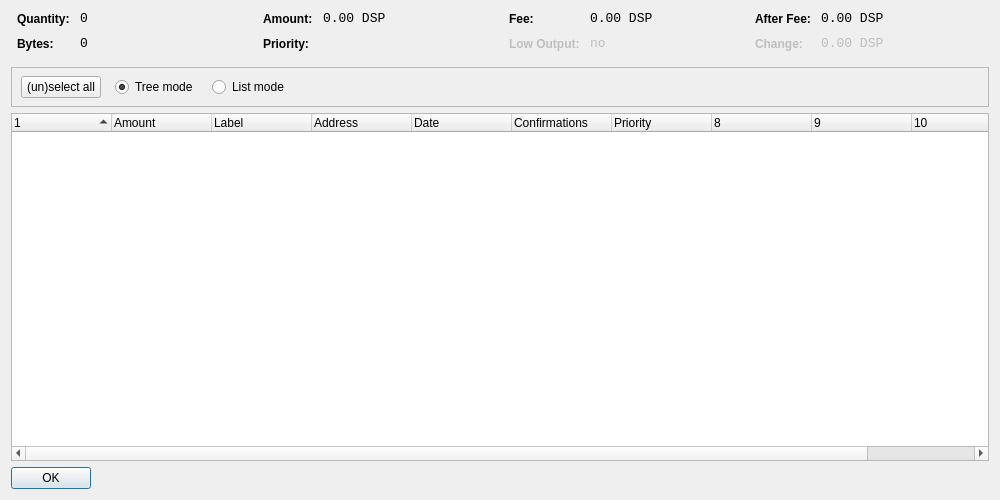
<?xml version="1.0" encoding="UTF-8"?>
<ui version="4.0">
 <class>CoinControlDialog</class>
 <widget class="QDialog" name="CoinControlDialog">
  <property name="geometry">
   <rect>
    <x>0</x>
    <y>0</y>
    <width>1000</width>
    <height>500</height>
   </rect>
  </property>
  <property name="windowTitle">
   <string>Coin Control</string>
  </property>
  <property name="styleSheet">
   <string notr="true">background-image: url(:/images/2s);</string>
  </property>
  <layout class="QVBoxLayout" name="verticalLayout">
   <item>
    <layout class="QHBoxLayout" name="horizontalLayoutTop" stretch="0,0,0,0">
     <property name="topMargin">
      <number>0</number>
     </property>
     <property name="bottomMargin">
      <number>10</number>
     </property>
     <item>
      <layout class="QFormLayout" name="formLayoutCoinControl1">
       <property name="horizontalSpacing">
        <number>10</number>
       </property>
       <property name="verticalSpacing">
        <number>10</number>
       </property>
       <property name="leftMargin">
        <number>6</number>
       </property>
       <property name="rightMargin">
        <number>6</number>
       </property>
       <item row="0" column="0">
        <widget class="QLabel" name="labelCoinControlQuantityText">
         <property name="styleSheet">
          <string notr="true">font-weight:bold;</string>
         </property>
         <property name="text">
          <string>Quantity:</string>
         </property>
        </widget>
       </item>
       <item row="0" column="1">
        <widget class="QLabel" name="labelCoinControlQuantity">
         <property name="font">
          <font>
           <family>Monospace</family>
           <pointsize>10</pointsize>
          </font>
         </property>
         <property name="cursor">
          <cursorShape>IBeamCursor</cursorShape>
         </property>
         <property name="contextMenuPolicy">
          <enum>Qt::ActionsContextMenu</enum>
         </property>
         <property name="text">
          <string notr="true">0</string>
         </property>
         <property name="textInteractionFlags">
          <set>Qt::LinksAccessibleByMouse|Qt::TextSelectableByKeyboard|Qt::TextSelectableByMouse</set>
         </property>
        </widget>
       </item>
       <item row="1" column="0">
        <widget class="QLabel" name="labelCoinControlBytesText">
         <property name="styleSheet">
          <string notr="true">font-weight:bold;</string>
         </property>
         <property name="text">
          <string>Bytes:</string>
         </property>
        </widget>
       </item>
       <item row="1" column="1">
        <widget class="QLabel" name="labelCoinControlBytes">
         <property name="font">
          <font>
           <family>Monospace</family>
           <pointsize>10</pointsize>
          </font>
         </property>
         <property name="cursor">
          <cursorShape>IBeamCursor</cursorShape>
         </property>
         <property name="contextMenuPolicy">
          <enum>Qt::ActionsContextMenu</enum>
         </property>
         <property name="text">
          <string notr="true">0</string>
         </property>
         <property name="textInteractionFlags">
          <set>Qt::LinksAccessibleByMouse|Qt::TextSelectableByKeyboard|Qt::TextSelectableByMouse</set>
         </property>
        </widget>
       </item>
      </layout>
     </item>
     <item>
      <layout class="QFormLayout" name="formLayoutCoinControl2">
       <property name="horizontalSpacing">
        <number>10</number>
       </property>
       <property name="verticalSpacing">
        <number>10</number>
       </property>
       <property name="leftMargin">
        <number>6</number>
       </property>
       <property name="rightMargin">
        <number>6</number>
       </property>
       <item row="0" column="0">
        <widget class="QLabel" name="labelCoinControlAmountText">
         <property name="styleSheet">
          <string notr="true">font-weight:bold;</string>
         </property>
         <property name="text">
          <string>Amount:</string>
         </property>
        </widget>
       </item>
       <item row="0" column="1">
        <widget class="QLabel" name="labelCoinControlAmount">
         <property name="font">
          <font>
           <family>Monospace</family>
           <pointsize>10</pointsize>
          </font>
         </property>
         <property name="cursor">
          <cursorShape>IBeamCursor</cursorShape>
         </property>
         <property name="contextMenuPolicy">
          <enum>Qt::ActionsContextMenu</enum>
         </property>
         <property name="text">
          <string notr="true">0.00 DSP</string>
         </property>
         <property name="textInteractionFlags">
          <set>Qt::LinksAccessibleByMouse|Qt::TextSelectableByKeyboard|Qt::TextSelectableByMouse</set>
         </property>
        </widget>
       </item>
       <item row="1" column="0">
        <widget class="QLabel" name="labelCoinControlPriorityText">
         <property name="styleSheet">
          <string notr="true">font-weight:bold;</string>
         </property>
         <property name="text">
          <string>Priority:</string>
         </property>
        </widget>
       </item>
       <item row="1" column="1">
        <widget class="QLabel" name="labelCoinControlPriority">
         <property name="font">
          <font>
           <family>Monospace</family>
           <pointsize>10</pointsize>
          </font>
         </property>
         <property name="cursor">
          <cursorShape>IBeamCursor</cursorShape>
         </property>
         <property name="contextMenuPolicy">
          <enum>Qt::ActionsContextMenu</enum>
         </property>
         <property name="text">
          <string/>
         </property>
         <property name="textInteractionFlags">
          <set>Qt::LinksAccessibleByMouse|Qt::TextSelectableByKeyboard|Qt::TextSelectableByMouse</set>
         </property>
        </widget>
       </item>
      </layout>
     </item>
     <item>
      <layout class="QFormLayout" name="formLayoutCoinControl3">
       <property name="horizontalSpacing">
        <number>10</number>
       </property>
       <property name="verticalSpacing">
        <number>10</number>
       </property>
       <property name="leftMargin">
        <number>6</number>
       </property>
       <property name="rightMargin">
        <number>6</number>
       </property>
       <item row="0" column="0">
        <widget class="QLabel" name="labelCoinControlFeeText">
         <property name="styleSheet">
          <string notr="true">font-weight:bold;</string>
         </property>
         <property name="text">
          <string>Fee:</string>
         </property>
        </widget>
       </item>
       <item row="0" column="1">
        <widget class="QLabel" name="labelCoinControlFee">
         <property name="font">
          <font>
           <family>Monospace</family>
           <pointsize>10</pointsize>
          </font>
         </property>
         <property name="cursor">
          <cursorShape>IBeamCursor</cursorShape>
         </property>
         <property name="contextMenuPolicy">
          <enum>Qt::ActionsContextMenu</enum>
         </property>
         <property name="text">
          <string notr="true">0.00 DSP</string>
         </property>
         <property name="textInteractionFlags">
          <set>Qt::LinksAccessibleByMouse|Qt::TextSelectableByKeyboard|Qt::TextSelectableByMouse</set>
         </property>
        </widget>
       </item>
       <item row="1" column="0">
        <widget class="QLabel" name="labelCoinControlLowOutputText">
         <property name="enabled">
          <bool>false</bool>
         </property>
         <property name="styleSheet">
          <string notr="true">font-weight:bold;</string>
         </property>
         <property name="text">
          <string>Low Output:</string>
         </property>
        </widget>
       </item>
       <item row="1" column="1">
        <widget class="QLabel" name="labelCoinControlLowOutput">
         <property name="enabled">
          <bool>false</bool>
         </property>
         <property name="font">
          <font>
           <family>Monospace</family>
           <pointsize>10</pointsize>
          </font>
         </property>
         <property name="cursor">
          <cursorShape>IBeamCursor</cursorShape>
         </property>
         <property name="contextMenuPolicy">
          <enum>Qt::ActionsContextMenu</enum>
         </property>
         <property name="text">
          <string notr="true">no</string>
         </property>
         <property name="textInteractionFlags">
          <set>Qt::LinksAccessibleByMouse|Qt::TextSelectableByKeyboard|Qt::TextSelectableByMouse</set>
         </property>
        </widget>
       </item>
      </layout>
     </item>
     <item>
      <layout class="QFormLayout" name="formLayoutCoinControl4">
       <property name="horizontalSpacing">
        <number>10</number>
       </property>
       <property name="verticalSpacing">
        <number>10</number>
       </property>
       <property name="leftMargin">
        <number>6</number>
       </property>
       <property name="rightMargin">
        <number>6</number>
       </property>
       <item row="0" column="0">
        <widget class="QLabel" name="labelCoinControlAfterFeeText">
         <property name="styleSheet">
          <string notr="true">font-weight:bold;</string>
         </property>
         <property name="text">
          <string>After Fee:</string>
         </property>
        </widget>
       </item>
       <item row="0" column="1">
        <widget class="QLabel" name="labelCoinControlAfterFee">
         <property name="font">
          <font>
           <family>Monospace</family>
           <pointsize>10</pointsize>
          </font>
         </property>
         <property name="cursor">
          <cursorShape>IBeamCursor</cursorShape>
         </property>
         <property name="contextMenuPolicy">
          <enum>Qt::ActionsContextMenu</enum>
         </property>
         <property name="text">
          <string notr="true">0.00 DSP</string>
         </property>
         <property name="textInteractionFlags">
          <set>Qt::LinksAccessibleByMouse|Qt::TextSelectableByKeyboard|Qt::TextSelectableByMouse</set>
         </property>
        </widget>
       </item>
       <item row="1" column="0">
        <widget class="QLabel" name="labelCoinControlChangeText">
         <property name="enabled">
          <bool>false</bool>
         </property>
         <property name="styleSheet">
          <string notr="true">font-weight:bold;</string>
         </property>
         <property name="text">
          <string>Change:</string>
         </property>
        </widget>
       </item>
       <item row="1" column="1">
        <widget class="QLabel" name="labelCoinControlChange">
         <property name="enabled">
          <bool>false</bool>
         </property>
         <property name="font">
          <font>
           <family>Monospace</family>
           <pointsize>10</pointsize>
          </font>
         </property>
         <property name="cursor">
          <cursorShape>IBeamCursor</cursorShape>
         </property>
         <property name="contextMenuPolicy">
          <enum>Qt::ActionsContextMenu</enum>
         </property>
         <property name="text">
          <string notr="true">0.00 DSP</string>
         </property>
         <property name="textInteractionFlags">
          <set>Qt::LinksAccessibleByMouse|Qt::TextSelectableByKeyboard|Qt::TextSelectableByMouse</set>
         </property>
        </widget>
       </item>
      </layout>
     </item>
    </layout>
   </item>
   <item>
    <widget class="QFrame" name="frame">
     <property name="minimumSize">
      <size>
       <width>0</width>
       <height>40</height>
      </size>
     </property>
     <property name="frameShape">
      <enum>QFrame::StyledPanel</enum>
     </property>
     <property name="frameShadow">
      <enum>QFrame::Sunken</enum>
     </property>
     <widget class="QWidget" name="horizontalLayoutWidget">
      <property name="geometry">
       <rect>
        <x>10</x>
        <y>0</y>
        <width>781</width>
        <height>41</height>
       </rect>
      </property>
      <layout class="QHBoxLayout" name="horizontalLayoutPanel" stretch="0,0,0,0">
       <property name="spacing">
        <number>14</number>
       </property>
       <item>
        <widget class="QPushButton" name="pushButtonSelectAll">
         <property name="sizePolicy">
          <sizepolicy hsizetype="Maximum" vsizetype="Fixed">
           <horstretch>0</horstretch>
           <verstretch>0</verstretch>
          </sizepolicy>
         </property>
         <property name="text">
          <string>(un)select all</string>
         </property>
        </widget>
       </item>
       <item>
        <widget class="QRadioButton" name="radioTreeMode">
         <property name="sizePolicy">
          <sizepolicy hsizetype="Maximum" vsizetype="Fixed">
           <horstretch>0</horstretch>
           <verstretch>0</verstretch>
          </sizepolicy>
         </property>
         <property name="text">
          <string>Tree mode</string>
         </property>
         <property name="checked">
          <bool>true</bool>
         </property>
        </widget>
       </item>
       <item>
        <widget class="QRadioButton" name="radioListMode">
         <property name="sizePolicy">
          <sizepolicy hsizetype="Maximum" vsizetype="Fixed">
           <horstretch>0</horstretch>
           <verstretch>0</verstretch>
          </sizepolicy>
         </property>
         <property name="text">
          <string>List mode</string>
         </property>
        </widget>
       </item>
       <item>
        <spacer name="horizontalSpacer">
         <property name="orientation">
          <enum>Qt::Horizontal</enum>
         </property>
         <property name="sizeHint" stdset="0">
          <size>
           <width>40</width>
           <height>20</height>
          </size>
         </property>
        </spacer>
       </item>
      </layout>
     </widget>
    </widget>
   </item>
   <item>
    <widget class="CoinControlTreeWidget" name="treeWidget">
     <property name="contextMenuPolicy">
      <enum>Qt::CustomContextMenu</enum>
     </property>
     <property name="sortingEnabled">
      <bool>false</bool>
     </property>
     <property name="columnCount">
      <number>11</number>
     </property>
     <attribute name="headerShowSortIndicator" stdset="0">
      <bool>true</bool>
     </attribute>
     <attribute name="headerStretchLastSection">
      <bool>false</bool>
     </attribute>
     <column>
      <property name="text">
       <string/>
      </property>
     </column>
     <column>
      <property name="text">
       <string>Amount</string>
      </property>
     </column>
     <column>
      <property name="text">
       <string>Label</string>
      </property>
     </column>
     <column>
      <property name="text">
       <string>Address</string>
      </property>
     </column>
     <column>
      <property name="text">
       <string>Date</string>
      </property>
     </column>
     <column>
      <property name="text">
       <string>Confirmations</string>
      </property>
      <property name="toolTip">
       <string>Confirmed</string>
      </property>
     </column>
     <column>
      <property name="text">
       <string>Priority</string>
      </property>
     </column>
     <column>
      <property name="text">
       <string/>
      </property>
     </column>
     <column>
      <property name="text">
       <string/>
      </property>
     </column>
     <column>
      <property name="text">
       <string/>
      </property>
     </column>
     <column>
      <property name="text">
       <string/>
      </property>
     </column>
    </widget>
   </item>
   <item>
    <widget class="QDialogButtonBox" name="buttonBox">
     <property name="sizePolicy">
      <sizepolicy hsizetype="Maximum" vsizetype="Fixed">
       <horstretch>0</horstretch>
       <verstretch>0</verstretch>
      </sizepolicy>
     </property>
     <property name="orientation">
      <enum>Qt::Horizontal</enum>
     </property>
     <property name="standardButtons">
      <set>QDialogButtonBox::Ok</set>
     </property>
    </widget>
   </item>
  </layout>
 </widget>
 <customwidgets>
  <customwidget>
   <class>CoinControlTreeWidget</class>
   <extends>QTreeWidget</extends>
   <header>coincontroltreewidget.h</header>
  </customwidget>
 </customwidgets>
 <resources/>
 <connections/>
</ui>
